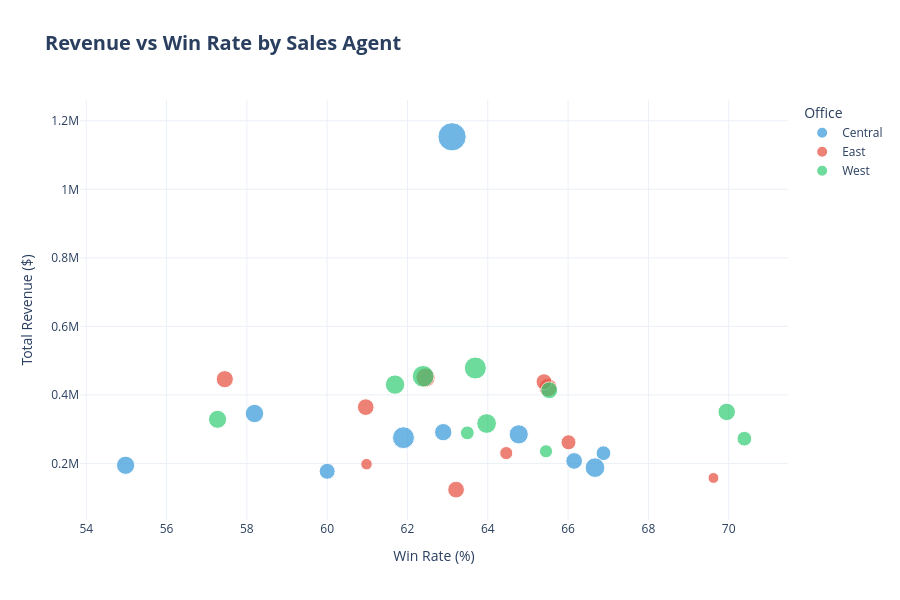

Notebook code cell kept with this figure:
### Markdown cell above
## 📊 Plot 1.4: Revenue vs Win Rate Relationship

### Code cell
# Revenue vs Win Rate scatter
fig = px.scatter(
    team_performance,
    x='win_rate_percent',
    y='total_revenue',
    color='regional_office',
    size='total_opportunities',
    hover_data=['sales_agent', 'won_deals', 'avg_deal_value'],
    title='<b>Revenue vs Win Rate by Sales Agent</b>',
    labels={
        'win_rate_percent': 'Win Rate (%)',
        'total_revenue': 'Total Revenue ($)',
        'regional_office': 'Office'
    },
    color_discrete_map={'East': '#e74c3c', 'Central': '#3498db', 'West': '#2ecc71'}
)

fig.update_layout(
    height=600,
    title_font_size=20
)

fig.show()

### Figure 1 — Plotly figure (JSON) as saved in the notebook; plotly's stock layout.template omitted (floating-point values rounded to 4 significant figures)
{"data": [{"customdata": [["Anna Snelling", 208, 1322], ["Cecily Lampkin", 107, 2148], ["Darcel Schlecht", 349, 3304], ["Gladys Colclough", 135, 2561], ["Jonathan Berthelot", 171, 1666], ["Lajuana Vencill", 127, 1533], ["Marty Freudenburg", 122, 2387], ["Moses Frase", 129, 1606], ["Niesha Huffines", 105, 1685], ["Versie Hillebrand", 176, 1066]], "hovertemplate": "Office=Central<br>Win Rate (%)=%{x}<br>Total Revenue ($)=%{y}<br>total_opportunities=%{marker.size}<br>sales_agent=%{customdata[0]}<br>won_deals=%{customdata[1]}<br>avg_deal_value=%{customdata[2]}<extra></extra>", "legendgroup": "Central", "marker": {"color": "#3498db", "size": [448, 203, 747, 317, 345, 311, 281, 260, 239, 361], "sizemode": "area", "sizeref": 1.867, "symbol": "circle"}, "mode": "markers", "name": "Central", "orientation": "v", "showlegend": true, "type": "scatter", "x": [61.9, 66.88, 63.11, 58.19, 64.77, 54.98, 62.89, 66.15, 60, 66.67], "xaxis": "x", "y": [275056, 229800, 1153214, 345674, 284886, 194632, 291195, 207182, 176961, 187693], "yaxis": "y"}, {"customdata": [["Boris Faz", 101, 2590], ["Cassey Cress", 163, 2764], ["Corliss Cosme", 150, 2807], ["Daniell Hammack", 114, 3195], ["Donn Cantrell", 158, 2822], ["Garret Kinder", 75, 2637], ["Reed Clapper", 155, 2828], ["Rosie Papadopoulos", 78, 2951], ["Violet Mclelland", 122, 1012], ["Wilburn Farren", 55, 2866]], "hovertemplate": "Office=East<br>Win Rate (%)=%{x}<br>Total Revenue ($)=%{y}<br>total_opportunities=%{marker.size}<br>sales_agent=%{customdata[0]}<br>won_deals=%{customdata[1]}<br>avg_deal_value=%{customdata[2]}<extra></extra>", "legendgroup": "East", "marker": {"color": "#e74c3c", "size": [210, 346, 310, 259, 275, 123, 237, 160, 261, 110], "sizemode": "area", "sizeref": 1.867, "symbol": "circle"}, "mode": "markers", "name": "East", "orientation": "v", "showlegend": true, "type": "scatter", "x": [66.01, 62.45, 65.5, 60.96, 57.45, 60.98, 65.4, 64.46, 63.21, 69.62], "xaxis": "x", "y": [261631, 450489, 421036, 364229, 445860, 197773, 438336, 230169, 123431, 157640], "yaxis": "y"}, {"customdata": [["Elease Gluck", 80, 3615], ["Hayden Neloms", 107, 2543], ["James Ascencio", 135, 3063], ["Kami Bicknell", 174, 1819], ["Kary Hendrixson", 209, 2174], ["Markita Hansen", 130, 2529], ["Maureen Marcano", 149, 2352], ["Rosalina Dieter", 72, 3269], ["Vicki Laflamme", 221, 2165], ["Zane Levy", 161, 2671]], "hovertemplate": "Office=West<br>Win Rate (%)=%{x}<br>Total Revenue ($)=%{y}<br>total_opportunities=%{marker.size}<br>sales_agent=%{customdata[0]}<br>won_deals=%{customdata[1]}<br>avg_deal_value=%{customdata[2]}<extra></extra>", "legendgroup": "West", "marker": {"color": "#2ecc71", "size": [177, 202, 267, 362, 438, 306, 285, 160, 451, 349], "sizemode": "area", "sizeref": 1.867, "symbol": "circle"}, "mode": "markers", "name": "West", "orientation": "v", "showlegend": true, "type": "scatter", "x": [63.49, 70.39, 65.53, 63.97, 62.39, 57.27, 69.95, 65.45, 63.69, 61.69], "xaxis": "x", "y": [289195, 272111, 413533, 316456, 454298, 328792, 350395, 235403, 478396, 430068], "yaxis": "y"}], "layout": {"height": 600, "legend": {"itemsizing": "constant", "title": {"text": "Office"}, "tracegroupgap": 0}, "title": {"font": {"size": 20}, "text": "<b>Revenue vs Win Rate by Sales Agent</b>"}, "xaxis": {"anchor": "y", "domain": [0, 1], "title": {"text": "Win Rate (%)"}}, "yaxis": {"anchor": "x", "domain": [0, 1], "title": {"text": "Total Revenue ($)"}}}}
